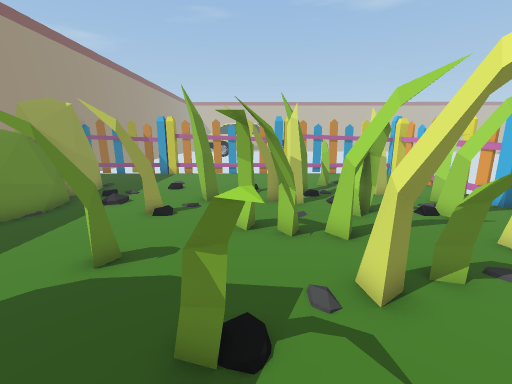
[1] (above)

19 first-person views from a walk through a 3-D level made in the Unity game engine. The camera is 1.3 m above the floor, tilts 12° down and sees 90° across. The floor is counted in squares, 0.5 m on a side. Each view is taken from the middle of a square. On the plan, view 1 faces up. The plan holds only what a view shows up to about 18 squares ahead; the rest is blank. The place goes on beyond the plan.

[2]
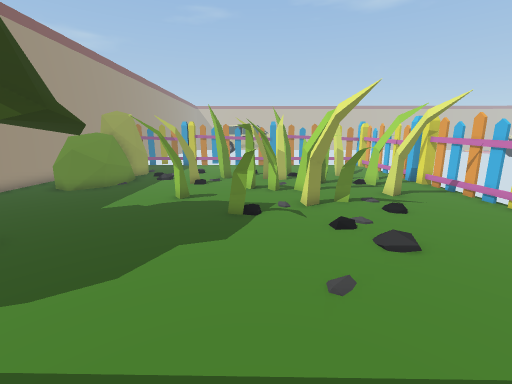

[3]
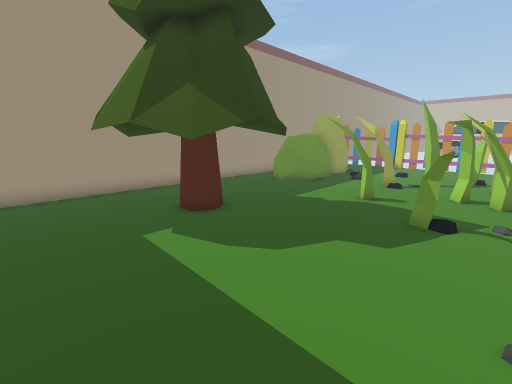

[4]
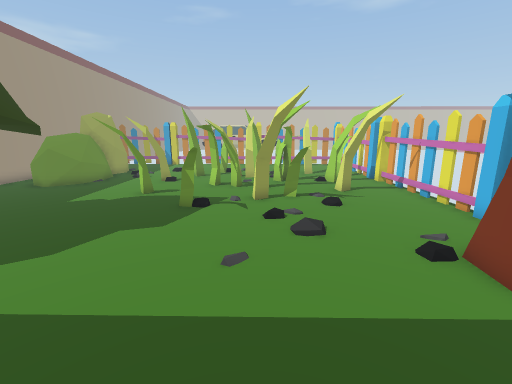

[5]
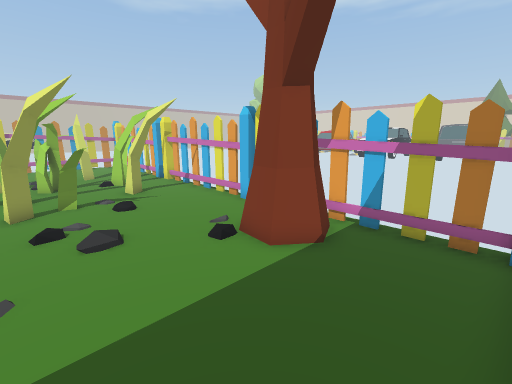

[6]
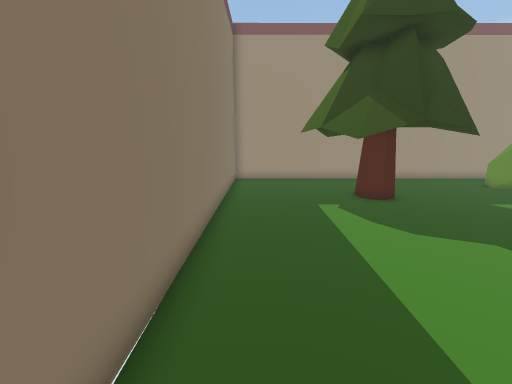

[7]
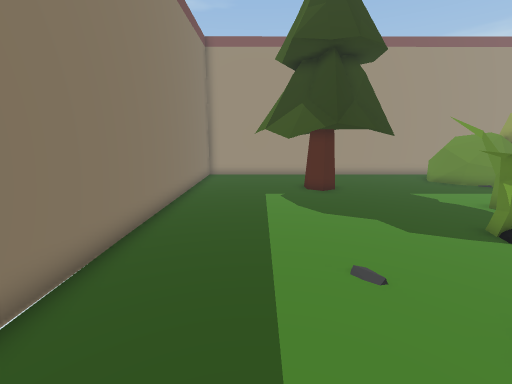

[8]
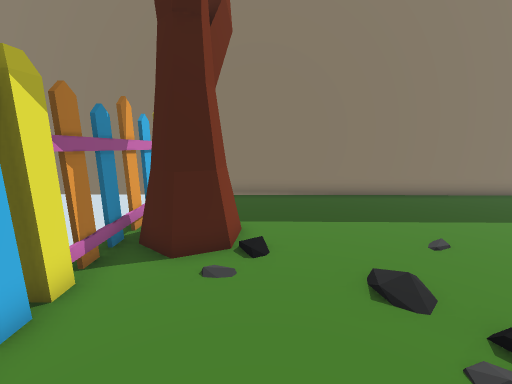

[9]
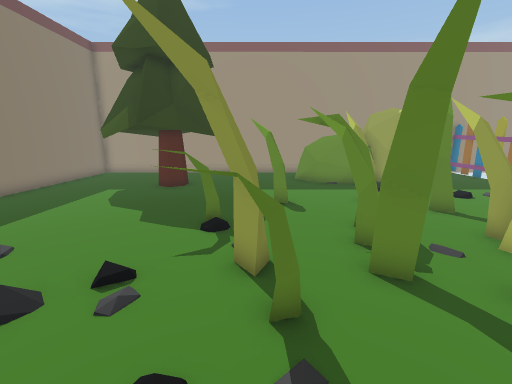

[10]
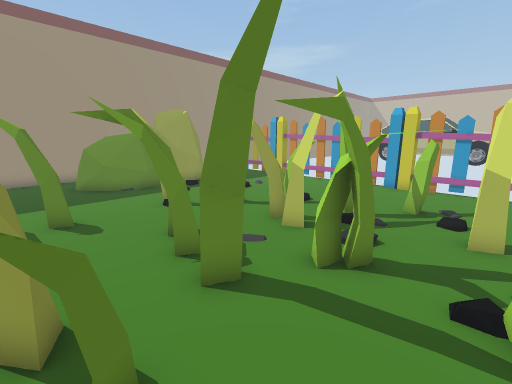

[11]
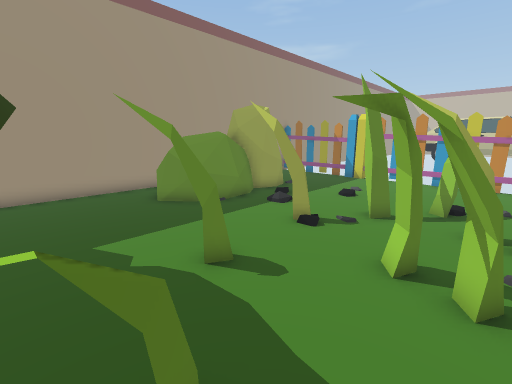

[12]
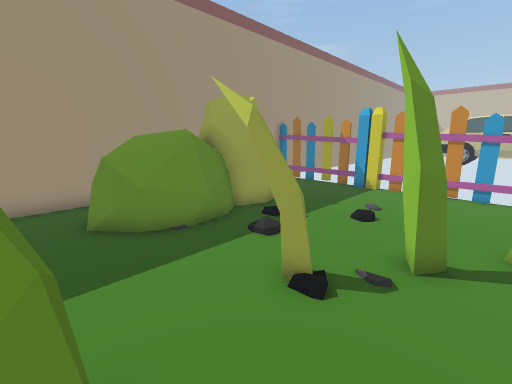

[13]
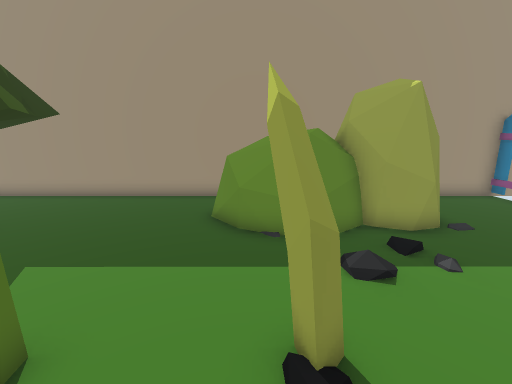

[14]
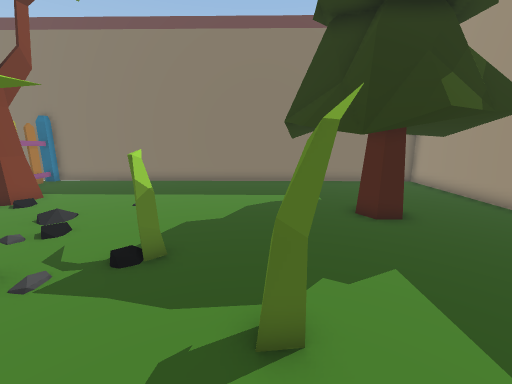

[15]
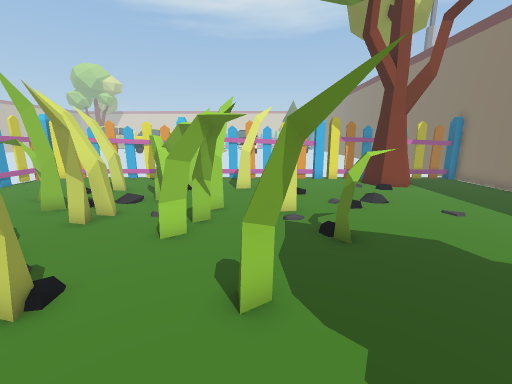

[16]
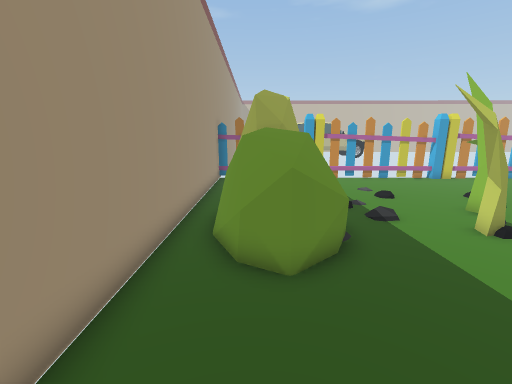

[17]
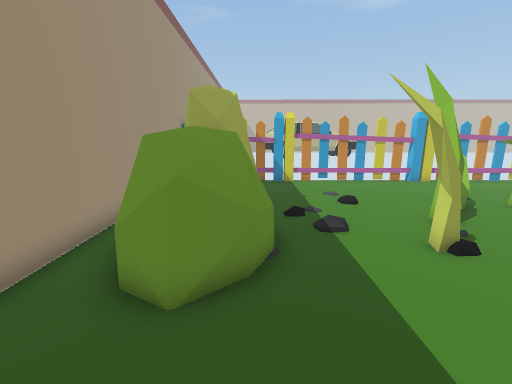

[18]
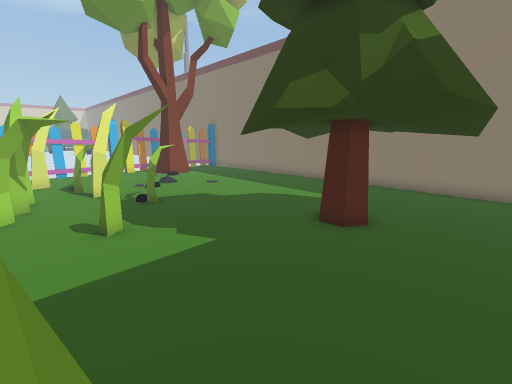

[19]
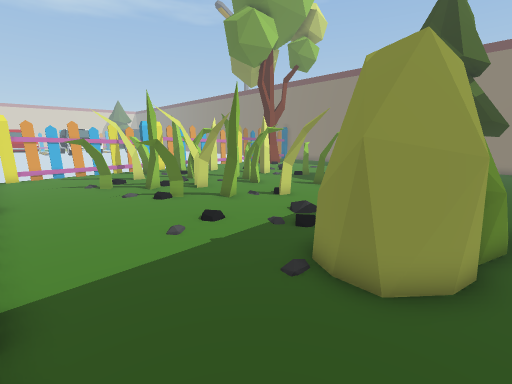

### Floor plan
Key: @ floor where view 1 was taken; # wall or solid block; . main floor; : floor 0.25 m higher than the main floor; / step, stairs or slope; F fence; B bush; T tree; O other object.
Columns run from 13 left of view 1 to 11 right of it. Each row starts with its distance up from view 1.
 20 ##
 19 #FFFFFFFFFFFFFF FFFF   F
 18 ##....FF..FFFFFFFFFFFFFF
 17 ##.....................F
 16 ##.....................F
 15  #...............O.....F
 14  #.BB........O...O.....F
 13 ##BBBB......OO.O...O...F
 12 ##BBBB.......O.O...O...F
 11 ##BBBB....OO..OO.....O F
 10 ##BBBB.//..OOOOO.OO..OFF
  9 ##BBBB...O......OO..O.FF
  8 ##BBBB..OO.......O..OO.F
  7 ##.BBB......OOOOOO.....F
  6 ##..........OOO.O..OO..F
  5  #.......OO........OO..F
  4  #.......O.....OOO....FF
  3  #..........O/.OO.:...FF
  2  #..TTTTT....O........FF
  1  #.TT...TT............FF
  0  #TT.TT.TT...@........FF
 -1  #TT.TT..T............FF
 -2  #.TT...TT..........TTTF
 -3  #. T..TT...........TTTF
 -4  #.. TTT.............TFF
 -5  #....................F
 -6  #....................F#
 -7  ######### ...........FF
 -8   #######################

Positions as (right, up) in squares from view 1, and headings:
1: (0, 0), facing up
2: (0, -6), facing up
3: (1, -6), facing up-left
4: (2, -7), facing up
5: (2, -7), facing up-right
6: (4, -6), facing left
7: (6, -4), facing left
8: (6, 4), facing down
9: (7, 4), facing left
10: (6, 4), facing up-left
11: (1, 2), facing up-left
12: (-1, 5), facing up-left
13: (-1, 8), facing left
14: (-3, 8), facing down
15: (-7, 5), facing right
16: (-10, 2), facing up
17: (-8, 3), facing up
18: (-11, 7), facing down-right
19: (-11, 18), facing down-right
